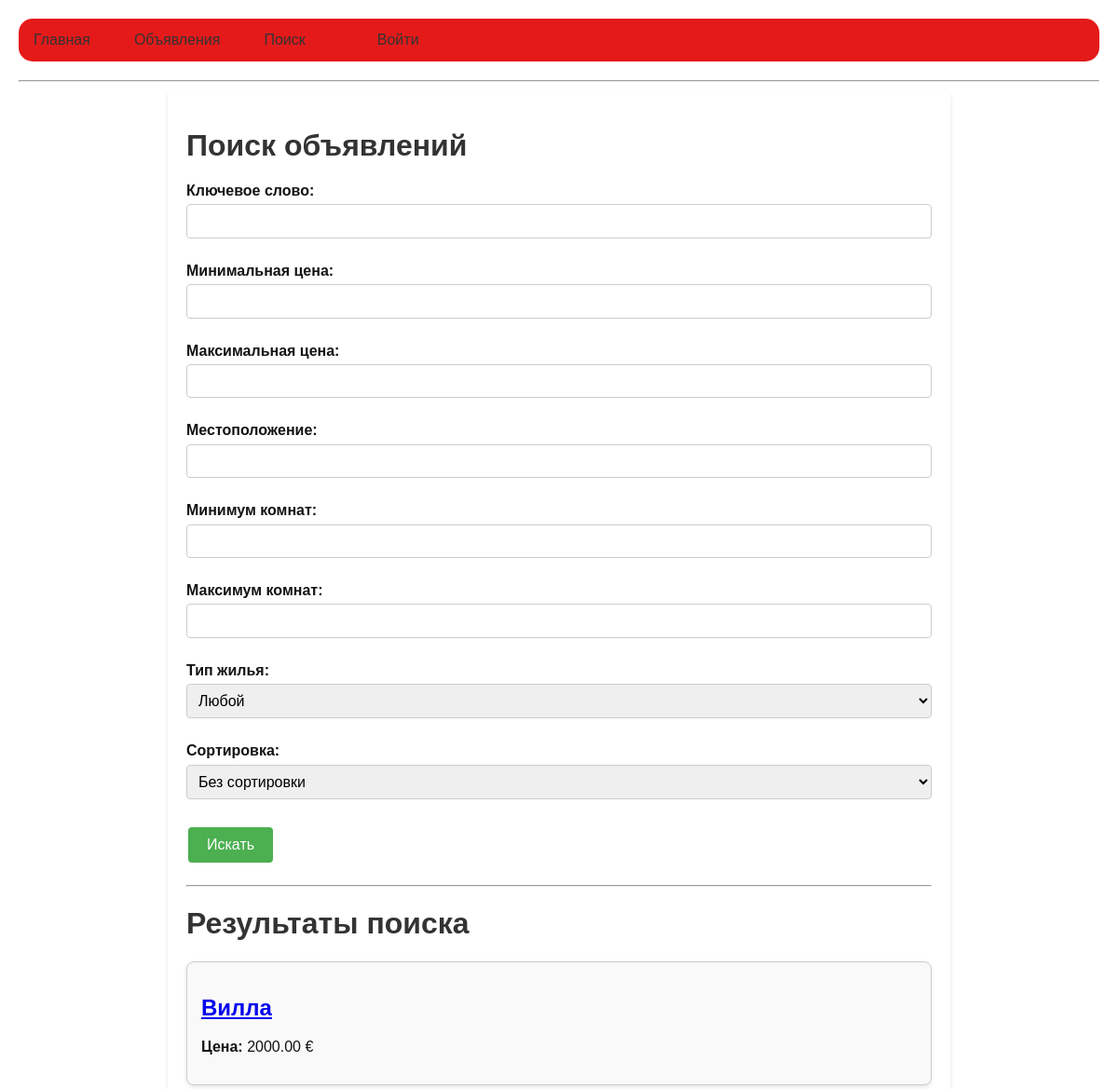
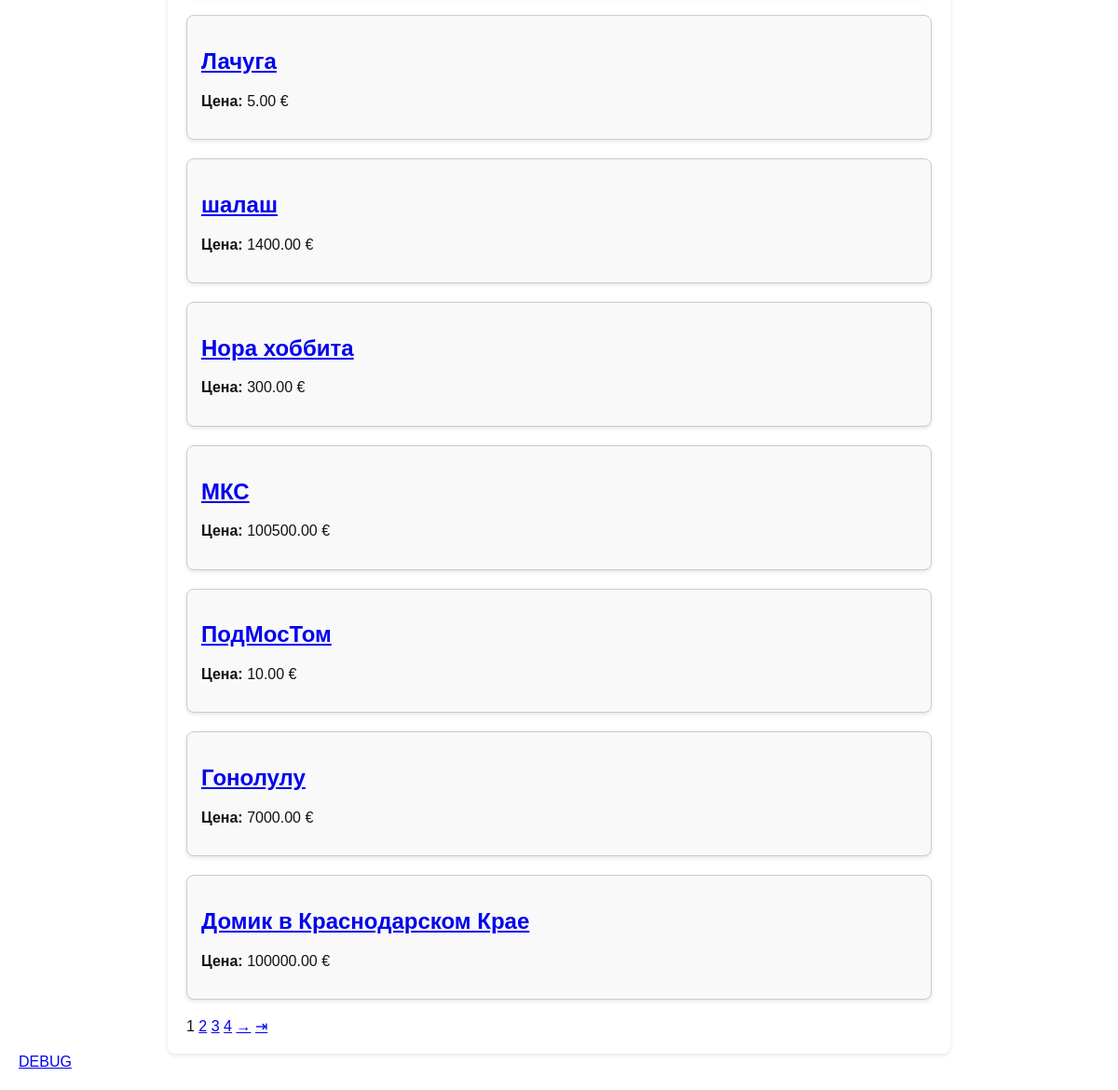
/search/listings/, run on the app's committed database (2 pictures, top to bottom).
### listings/models.py (models this page shows, shortened)
class Listing(models.Model):
    PROPERTY_TYPES = [
        ('apartment', 'Квартира'),
        ('house', 'Дом'),
        ('studio', 'Студия'),
    ]
    STATUS_CHOICES = [
        ('active', 'Активно'),
        ('inactive', 'Неактивно'),
    ]
    title = models.CharField(max_length=255)
    description = models.TextField()
    location = models.CharField(max_length=255)
    price = models.DecimalField(max_digits=10, decimal_places=2)
    rooms = models.PositiveIntegerField()
    property_type = models.CharField(max_length=50, choices=PROPERTY_TYPES)
    status = models.CharField(max_length=20, choices=STATUS_CHOICES, default='active')
    owner = models.ForeignKey(settings.AUTH_USER_MODEL, related_name='listings', on_delete=models.CASCADE)
    created_at = models.DateTimeField(auto_now_add=True)
    updated_at = models.DateTimeField(auto_now=True)

### search/views.py (the view)
# urls.py: path('listings/', ListingSearchView.as_view(), name='listing-search'),
class ListingSearchView(ListView):
    model = Listing
    template_name = 'search/listing_search.html'
    context_object_name = 'listings'
    def get_queryset(self):
        queryset = Listing.objects.filter(status='active')
        q = self.request.GET.get('q', '')
        if q:
            queryset = queryset.filter(
                Q(title__icontains=q) | Q(description__icontains=q)
            )
        min_price = self.request.GET.get('min_price')
        max_price = self.request.GET.get('max_price')
        if min_price:
            queryset = queryset.filter(price__gte=min_price)
        if max_price:
            queryset = queryset.filter(price__lte=max_price)
        location = self.request.GET.get('location')
        if location:
            queryset = queryset.filter(location__icontains=location)
        min_rooms = self.request.GET.get('min_rooms')
        max_rooms = self.request.GET.get('max_rooms')
        if min_rooms:
            queryset = queryset.filter(rooms__gte=min_rooms)
        if max_rooms:
            queryset = queryset.filter(rooms__lte=max_rooms)
        property_type = self.request.GET.get('property_type')
        if property_type:
            queryset = queryset.filter(property_type=property_type)
        ordering = self.request.GET.get('ordering')
        if ordering:
            queryset = queryset.order_by(ordering)
        return queryset
    def get_context_data(self, **kwargs):
        context = super().get_context_data(**kwargs)
        paginator = Paginator(context['listings'], 2)  # Лимит в 10 объявлений на страницу
        page_number = self.request.GET.get('page')
        context['page_obj'] = paginator.get_page(page_number)
        return context

### templates/search/listing_search.html (shortened to what this page needs)
{% extends "base.html" %}
{% block content %}
<h1>Поиск объявлений</h1>
<form method="get">
    <p>
        <label for="q">Ключевое слово:</label>
        <input type="text" name="q" id="q" value="{{ request.GET.q }}">
    </p>
    <p>
        <label for="min_price">Минимальная цена:</label>
        <input type="number" name="min_price" id="min_price" value="{{ request.GET.min_price }}">
    </p>
    <p>
        <label for="max_price">Максимальная цена:</label>
        <input type="number" name="max_price" id="max_price" value="{{ request.GET.max_price }}">
    </p>
    <p>
        <label for="location">Местоположение:</label>
        <input type="text" name="location" id="location" value="{{ request.GET.location }}">
    </p>
    <p>
        <label for="min_rooms">Минимум комнат:</label>
        <input type="number" name="min_rooms" id="min_rooms" value="{{ request.GET.min_rooms }}">
    </p>
    <p>
        <label for="max_rooms">Максимум комнат:</label>
        <input type="number" name="max_rooms" id="max_rooms" value="{{ request.GET.max_rooms }}">
    </p>
    <p>
        <label for="property_type">Тип жилья:</label>
        <select name="property_type" id="property_type">
            <option value="">Любой</option>
        </select>
    </p>
    <p>
        <label for="ordering">Сортировка:</label>
        <select name="ordering" id="ordering">
            <option value="">Без сортировки</option>
        </select>
    </p>
    <button type="submit">Искать</button>
</form>
<hr>
<div class="listings-container">
    <h1>Результаты поиска</h1>
    <div class="listings">
        {% for listing in listings %}
            <div class="listing-card">
                <h2><a href="{% url 'listing-detail' listing.pk %}">{{ listing.title }}</a></h2>
                <p><strong>Цена:</strong> {{ listing.price }} €</p>
            </div>
        {% empty %}
            <p>Нет доступных объявлений.</p>
        {% endfor %}
    </div>
    <div class="pagination">
        <span class="step-links">
            {% for num in page_obj.paginator.page_range %}
                {% if num == page_obj.number %}
                    <span class="current">{{ num }}</span>
                {% elif num > page_obj.number|add:"-3" and num < page_obj.number|add:"3" %}
                    <a href="?page={{ num }}">{{ num }}</a>
                {% elif num == 1 or num == page_obj.paginator.num_pages %}
                    <a href="?page={{ num }}">{{ num }}</a>
                {% elif num == page_obj.number|add:"-3" or num == page_obj.number|add:"3" %}
                    ...
                {% endif %}
            {% endfor %}
            {% if page_obj.has_next %}
                <a href="?page={{ page_obj.next_page_number }}">→</a>
                <a href="?page={{ page_obj.paginator.num_pages }}">⇥</a>
            {% endif %}
        </span>
    </div>
</div>
{% endblock content %}

### static/styles.css (style rules this page uses)
body { font-family: Arial, sans-serif; margin: 0; padding: 0; background-size: cover; color: rgb(19, 19, 19); }
form { margin-bottom: 20px; }
label { display: block; margin-bottom: 5px; font-weight: bold; }
input, textarea, select { width: 100%; padding: 8px; margin-bottom: 10px; border: 1px solid #ccc; border-radius: 4px; box-sizing: border-box; }
button { background-color: #4CAF50; color: white; border: none; padding: 10px 20px; text-align: center; text-decoration: none; display: inline-block; font-size: 16px; margin: 4px 2px; cursor: pointer; border-radius: 4px; }
.listing-card { border: 1px solid #ccc; border-radius: 8px; padding: 15px; margin-bottom: 20px; background-color: #f9f9f9; box-shadow: 0 2px 4px rgba(0, 0, 0, 0.1); }

### templates/base.html (style rules this page uses)
body { font-family: Arial, sans-serif; margin: 20px; background-image: url("https://4kwallpapers.com/images/walls/thumbs_3t/4252.jpg"); background-attachment: fixed; background-size: cover; background-repeat: no-repeat; }
h1, h2, h3 { color: #333; }

### data on the page
Listing: title "Вилла", price "2000.00"
Listing: title "Лачуга", price "5.00"
Listing: title "шалаш", price "1400.00"
Listing: title "Нора хоббита", price "300.00"
Listing: title "МКС", price "100500.00"
Listing: title "ПодМосТом", price "10.00"
Listing: title "Гонолулу", price "7000.00"
Listing: title "Домик в Краснодарском Крае", price "100000.00"

### other printed values
{{ num }} "1"
{{ num }} "2" "3"
{{ num }} "4"
